Frame 1 (no input): blank canvas, image omitted
Frame 60 (no input): blank canvas, image omitted
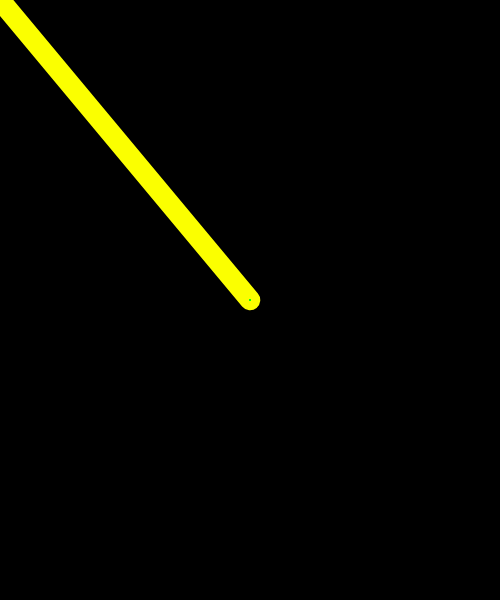
Frame 120 (the mouse pressed at the canvas centre since frame 60)

The p5.js sketch whose frames 1 and 60 were blank and that drew this single picture after the mouse press (run headless with seeded random() and noise() and a simulated clock; from frame 60 on, the mouse is pressed at the canvas centre):

// p5.js sketch
// ── sketch.js
// IMA | NYU Shanghai
// MOQN
// Oct 5 2019


function setup() {
  createCanvas(500, 600);
  background(0);
  colorMode(HSB, 360, 100, 100);
}

function draw() {
  let distance = dist(pmouseX, pmouseY, mouseX, mouseY);
  let lineWidth = map(distance, 0, 100, 1, 6);
  strokeWeight(lineWidth);
  stroke(frameCount % 360, 100, 100); // *** % (modulo operator) ***
  line(pmouseX, pmouseY, mouseX, mouseY);
}
